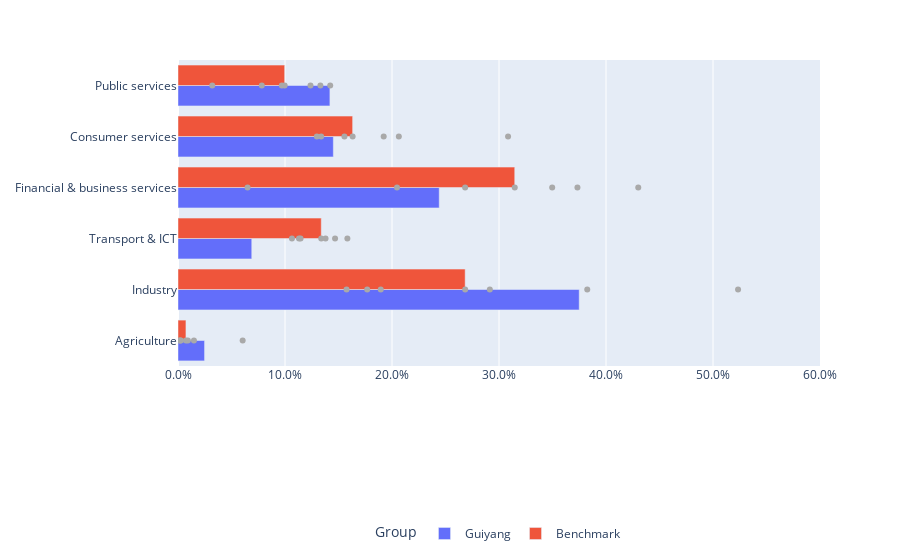

Notebook code cell kept with this figure:
### Code cell
if city in oxford_full['Location'].values:
        oxford_gva_inequality_plot()
else:
        print("City is not in oxford economics")

### Figure 1 — Plotly figure (JSON) as saved in the notebook; plotly's stock layout.template omitted (floating-point values rounded to 4 significant figures)
{"data": [{"alignmentgroup": "True", "hovertemplate": "Group=Guiyang<br>Share=%{x}<br>Indicator=%{y}<extra></extra>", "legendgroup": "Guiyang", "marker": {"color": "#636efa", "pattern": {"shape": ""}}, "name": "Guiyang", "offsetgroup": "Guiyang", "orientation": "h", "showlegend": true, "textposition": "auto", "type": "bar", "x": [0.02481, 0.375, 0.06894, 0.2441, 0.1452, 0.142], "xaxis": "x", "y": [" Agriculture", " Industry", " Transport & ICT", " Financial & business services", " Consumer services", " Public services"], "yaxis": "y"}, {"alignmentgroup": "True", "hovertemplate": "Group=Benchmark<br>Share=%{x}<br>Indicator=%{y}<extra></extra>", "legendgroup": "Benchmark", "marker": {"color": "#EF553B", "pattern": {"shape": ""}}, "name": "Benchmark", "offsetgroup": "Benchmark", "orientation": "h", "showlegend": true, "textposition": "auto", "type": "bar", "x": [0.007419, 0.2684, 0.1339, 0.3147, 0.1632, 0.09969], "xaxis": "x", "y": [" Agriculture", " Industry", " Transport & ICT", " Financial & business services", " Consumer services", " Public services"], "yaxis": "y"}, {"marker": {"color": "darkgrey"}, "mode": "markers", "name": "Beijing", "showlegend": false, "type": "scatter", "x": [0.002644, 0.1576, 0.1468, 0.4301, 0.1298, 0.1331], "y": [" Agriculture", " Industry", " Transport & ICT", " Financial & business services", " Consumer services", " Public services"]}, {"marker": {"color": "darkgrey"}, "mode": "markers", "name": "Guangzhou", "showlegend": false, "type": "scatter", "x": [0.007419, 0.2914, 0.1339, 0.3147, 0.1555, 0.097], "y": [" Agriculture", " Industry", " Transport & ICT", " Financial & business services", " Consumer services", " Public services"]}, {"marker": {"color": "darkgrey"}, "mode": "markers", "name": "Shanghai", "showlegend": false, "type": "scatter", "x": [0.002224, 0.2684, 0.1146, 0.3733, 0.1632, 0.07832], "y": [" Agriculture", " Industry", " Transport & ICT", " Financial & business services", " Consumer services", " Public services"]}, {"marker": {"color": "darkgrey"}, "mode": "markers", "name": "Taiyuan", "showlegend": false, "type": "scatter", "x": [0.009211, 0.3825, 0.1065, 0.2683, 0.1338, 0.09969], "y": [" Agriculture", " Industry", " Transport & ICT", " Financial & business services", " Consumer services", " Public services"]}, {"marker": {"color": "darkgrey"}, "mode": "markers", "name": "Mandalay", "showlegend": false, "type": "scatter", "x": [0.01489, 0.5234, 0.1583, 0.06502, 0.2064, 0.032], "y": [" Agriculture", " Industry", " Transport & ICT", " Financial & business services", " Consumer services", " Public services"]}, {"marker": {"color": "darkgrey"}, "mode": "markers", "name": "Kathmandu", "showlegend": false, "type": "scatter", "x": [0.06043, 0.1895, 0.1131, 0.2047, 0.3085, 0.1238], "y": [" Agriculture", " Industry", " Transport & ICT", " Financial & business services", " Consumer services", " Public services"]}, {"marker": {"color": "darkgrey"}, "mode": "markers", "name": "St Petersburg", "showlegend": false, "type": "scatter", "x": [0.001074, 0.1768, 0.1379, 0.3497, 0.1922, 0.1423], "y": [" Agriculture", " Industry", " Transport & ICT", " Financial & business services", " Consumer services", " Public services"]}], "layout": {"autosize": true, "barmode": "group", "legend": {"orientation": "h", "title": {"text": "Group"}, "tracegroupgap": 0, "x": 0.5, "xanchor": "center", "y": -0.5, "yanchor": "top"}, "margin": {"t": 60}, "showlegend": true, "xaxis": {"anchor": "y", "domain": [0, 1], "range": [0, 0.6], "tickformat": ".1%", "title": {}}, "yaxis": {"anchor": "x", "domain": [0, 1], "tickangle": 0, "title": {}}}}
